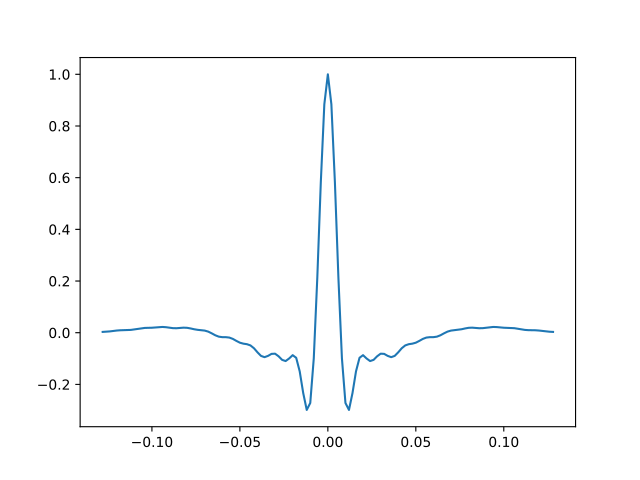

Reproduce this figure in Python.
import matplotlib.pyplot as plt
import bruges
w, t = bruges.filters.ormsby(0.256, 0.002, [5, 10, 40, 80])
plt.plot(t, w)
